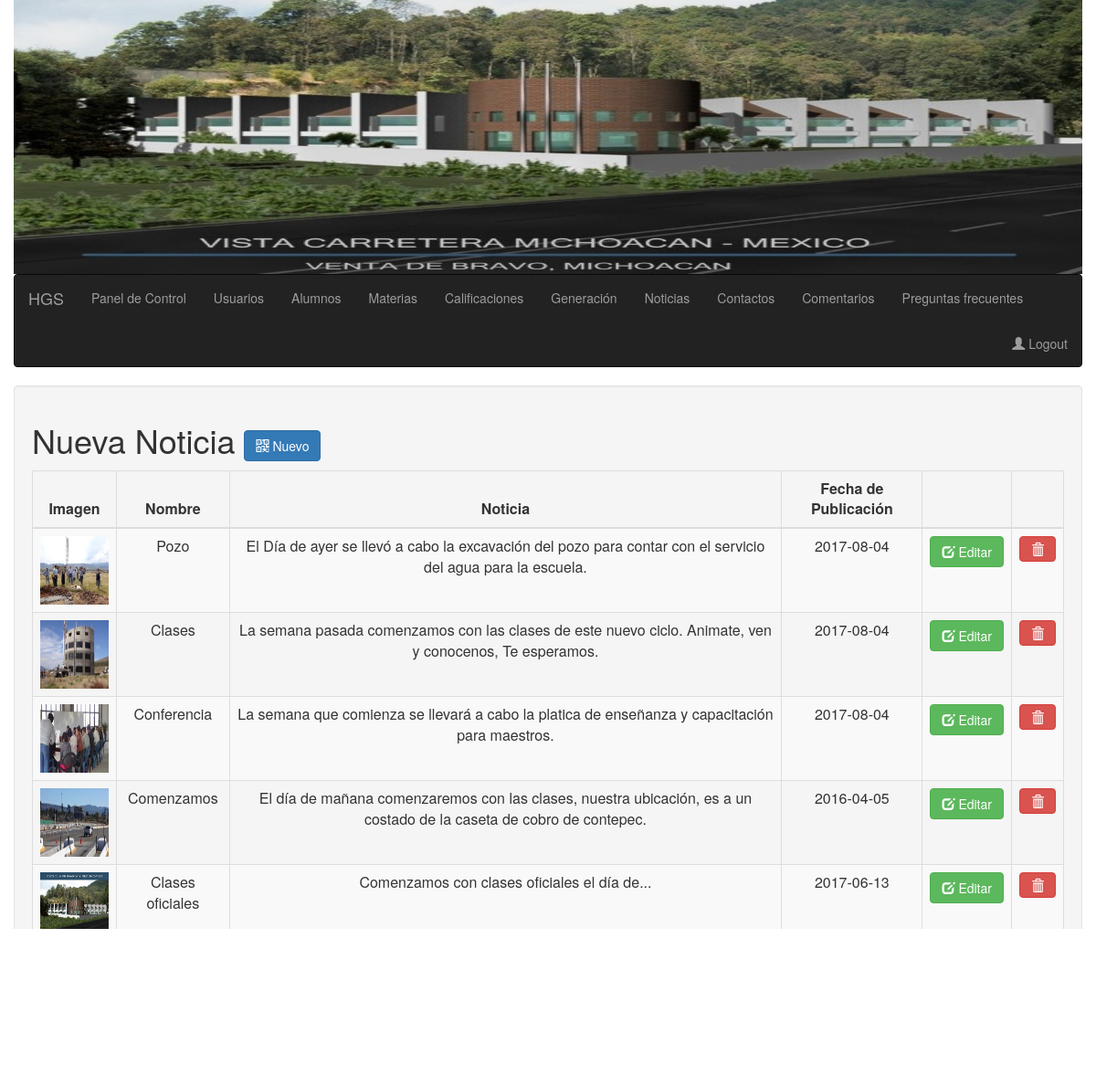
The app's page /admin/nos/index.php (signed in) with its own data.
### tables this page shows
CREATE TABLE `noticias` (
  `idNoticias` int(50) NOT NULL,
  `url` varchar(200) NOT NULL,
  `nombre` varchar(100) NOT NULL,
  `noticia` varchar(1000) NOT NULL,
  `fechaPub` date NOT NULL
);

### admin/class/Noticias.php (called while the page is built, shortened)
<?php
class Noticias{
	public static function recuperarTodos(){
		$conexion = new Conexion();
		$consulta = $conexion->prepare('SELECT * FROM ' . self::TABLA);
		$consulta-> execute();
		$registros = $consulta-> fetchAll();
		return $registros;
	}
}

### admin/nos/index.php (the view, shortened to what this page needs)
<?php
include_once '../template/header.php';
require_once '../class/Noticias.php';
$noticias = Noticias::recuperarTodos();
?>
<div class="container-fluid">
	<div class="row well">
		<div class="table-responsive">
			<h1> Nueva Noticia
				<a href="guardar.php">
				<button type="button" class="btn btn-primary">
				<span class="glyphicon glyphicon-qrcode" ></span>
				Nuevo
				</button>
				</a>
			</h1>
			<?php if (count($noticias) > 0 ): ?>
			<table class="table table-bordered table-striped table-hover">
			<thead>
				<tr>
					<th class="centrarTexto"> Imagen </th>
					<th class="centrarTexto"> Nombre </th>
					<th class="centrarTexto"> Noticia </th>
					<th class="centrarTexto"> Fecha de Publicaci&oacute;n </th>
					<th> </th>
					<th> </th>
				</tr>
			</thead>
			<tbody>
				<?php foreach($noticias as $registro): ?>
					<tr>
						<td class="centrarTexto"><img src="<?php echo $registro['url']; ?>" width="75" height="75"></td>
						<td class="centrarTexto"> <?php echo $registro['nombre']; ?> </td>
						<td class="centrarTexto"> <?php echo $registro['noticia']; ?> </td>
						<td class="centrarTexto"> <?php echo $registro['fechaPub']; ?> </td>
						<td class="centrarTexto">
							<a href="guardar.php?idNoticias=<?php echo $registro['idNoticias'] ?>">
							<button type="button" class="btn btn-success">
							<span class="glyphicon glyphicon-edit" ></span>
							Editar
							</button>
							</a>
						</td>
						<td class="centrarTexto">
							<a href="eliminar.php?idNoticias=<?php echo $registro['idNoticias'] ?>" onclick=" return confirm('¿Esta seguro que desea eliminar la noticia ?')">
							<button type="button" class="btn btn-danger">
							<span class="glyphicon glyphicon-trash" ></span>
							</button>
							</a>
						</td>
					</tr>
				<?php endforeach; ?>
			</tbody>
		</table>
		<?php else: ?>
		<p> No hay usuarios registrados </p>
		<?php endif; ?>
	</div>
<?php
include_once '../template/footer.php';
?>

### admin/template/header.php (shortened to what this page needs)
<!DOCTYPE>
<html lang="es">
<head>
	<link rel="stylesheet" type="text/css" href="../template/css/bootstrap.css">
	<link rel="stylesheet" type="text/css" href="../template/css/style.css">
</head>
<body>
<div class="container-fluid">
	<div class= "row">
		<div class="col-xs-12">
			<img src=" ../media/proy3.jpg" class="banner">
		</div>
	</div>
	<div class="row">
		<div class="col-xs-12">
		<nav class="navbar navbar-inverse">
			<div class="container-fluid">
			   	<div class="navbar-header">
			   		<a class="navbar-brand" href="../../index.php">HGS</a>
			   	</div>
			    <ul class="nav navbar-nav">
					<li> <a href="../inx.php"> Panel de Control </a> </th>
					<li> <a href="../usuario/index.php"> Usuarios </a> </th>
					<li> <a href="../alumno/index.php"> Alumnos </a> </th>
					<li> <a href="../materia/index.php"> Materias </a> </th>
					<li> <a href="../calificacion/index.php">Calificaciones </a> </th>
					<li> <a href="../generacion/index.php"> Generación </a> </th>
					<li> <a href="../nos/index.php"> Noticias </a> </th>
					<li> <a href="../contactos/index.php"> Contactos </a>  </th>
					<li> <a href="../comentarios/index.php"> Comentarios </a>  </th>
					<li> <a href="../faq/index.php"> Preguntas frecuentes </a> </th>
			    </ul>
			    <ul class="nav navbar-nav navbar-right">
					<li>
						<a href="../../logout.php">
							<span class="glyphicon glyphicon-user" ></span>
							Logout
						</a>
					</li>
				</ul>
			</div>
		</nav>
	</div>
</div>

### admin/template/footer.php
	<div class="row">
		<div class="col-xs-12 col-sm-3"></div>
		<div class="col-xs-12 col-sm-6 well">
           <p class="centrarTexto"> © 2017 HGS Tonantzín | Todos Los Derechos Reservados </p>
		</div>
		<div class="col-xs-12 col-sm-3"></div>
	</div>
</body>
</html>

### admin/template/css/style.css (style rules this page uses)
body { background: url(../../images/Android.jpg); background-repeat: no-repeat; background-size: cover; background-attachment: fixed; }
.container-fluid { background-color: transparent; }
.centrarTexto { text-align: center; }
.banner { width: 100%; height: 300px; }

### records on screen
noticias: url (picture), nombre "Pozo", noticia "El Día de ayer se llevó a cabo la excavación del pozo para contar con el servicio del agua para la escuela.", fechaPub "2017-08-04"
noticias: url (picture), nombre "Clases", noticia "La semana pasada comenzamos con las clases de este nuevo ciclo. Animate, ven y conocenos, Te esperamos.", fechaPub "2017-08-04"
noticias: url (picture), nombre "Conferencia", noticia "La semana que comienza se llevará a cabo la platica de enseñanza y capacitación para maestros.", fechaPub "2017-08-04"
noticias: url (picture), nombre "Comenzamos", noticia "El día de mañana comenzaremos con las clases, nuestra ubicación, es a un costado de la caseta de cobro de contepec.", fechaPub "2016-04-05"
noticias: url (picture), nombre "Clases oficiales", noticia "Comenzamos con clases oficiales el día de...", fechaPub "2017-06-13"
